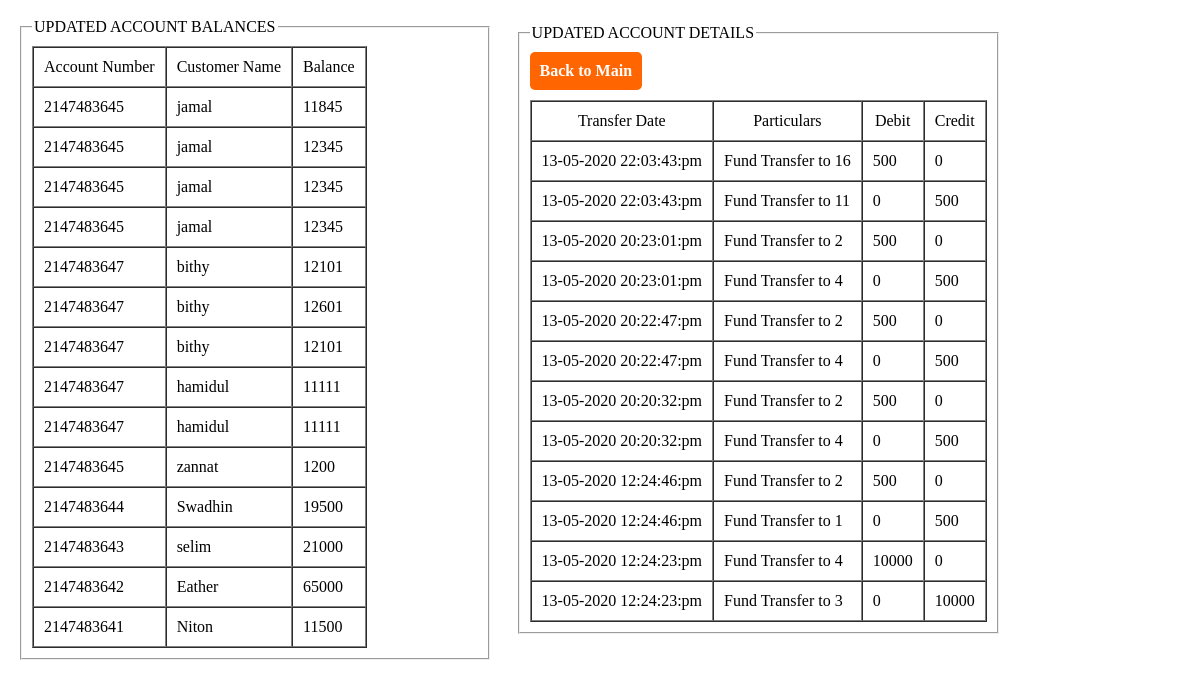
The app's page /fund_transfer.php with its own data.
### tables this page shows
CREATE TABLE `account_info` (
  `id` int(11) NOT NULL,
  `account_number` int(11) NOT NULL,
  `customer_name` varchar(255) NOT NULL,
  `account_type` varchar(255) NOT NULL,
  `current_balance` int(11) NOT NULL
);

CREATE TABLE `account_ledger` (
  `id` int(11) NOT NULL,
  `account_id` int(11) NOT NULL,
  `trnx_date` timestamp NOT NULL DEFAULT current_timestamp(),
  `particulars` varchar(255) NOT NULL,
  `debit` int(11) NOT NULL,
  `credit` int(11) NOT NULL
);

### fund_transfer.php (the view, shortened to what this page needs)
<?php
$mysqli = new mysqli('localhost', 'root', '', 'mpms');
$mysqli->autocommit(false);
$sql = "SELECT * FROM account_info ORDER BY id DESC";
$result = $mysqli->query($sql);
while ($row = $result->fetch_assoc()) {
    $accounts[] = $row;
}
$sql = "SELECT * FROM account_ledger ORDER BY id DESC";
$result = $mysqli->query($sql);
while ($rows = $result->fetch_assoc()) {
    $accountDetails[] = $rows;
}
?>
<!doctype html>
<html lang="en">
<head>
</head>
<body>
<div class="half-width">
    <fieldset>
        <legend>UPDATED ACCOUNT BALANCES</legend>
        <table border="1" cellspacing="0">
            <thead>
            <tr>
                <td class="text-center">Account Number</td>
                <td class="text-center">Customer Name</td>
                <td class="text-center">Balance</td>
            </tr>
            </thead>
            <tbody>
            <?php
            foreach ($accounts as $acc) {
                echo "<tr><td>" . $acc['account_number'] .
                    "</td><td>" . $acc['customer_name'] .
                    "</td><td>" . $acc['current_balance'] .
                    "</td></td>";
            }
            ?>
            </tbody>
        </table>
    </fieldset>
</div>
<div class="half-width">
    <fieldset>
        <a href="index.php" class="btn btn-danger">Back to Main</a>
        <legend>UPDATED ACCOUNT DETAILS</legend>
        <table border="1" cellspacing="0">
            <thead>
            <tr>
                <td class="text-center">Transfer Date</td>
                <td class="text-center">Particulars</td>
                <td class="text-center">Debit</td>
                <td class="text-center">Credit</td>
            </tr>
            </thead>
            <tbody>
            <?php
            foreach ($accountDetails as $details) {
                echo "<tr><td>" . date("d-m-Y H:i:s:a", strtotime($details['trnx_date'])) .
                    "</td><td>" . $details['particulars'] .
                    "</td><td>" . $details['debit'] .
                    "</td><td>" . $details['credit'] .
                    "</td></td>";
            }
            ?>
            </tbody>
        </table>
    </fieldset>
</div>
</body>
</html>

### fund_transfer.php (style rules this page uses)
.half-width { display: inline-table; margin: 10px; min-width: 40%; }
fieldset { padding: 10px; min-height: 150px; }
.text-center { text-align: center; }
.btn { padding: 10px; border-radius: 5px; display: inline-block; }
.btn-danger { background-color: #ff6500; color: #fff; font-weight: bold; float: bottom; }
th, td { padding: 10px; }
a { text-decoration: none; margin-bottom: 10px; }

### records on screen
account_info: account_number "2147483645", customer_name "jamal", current_balance "11845"
account_info: account_number "2147483645", customer_name "jamal", current_balance "12345"
account_info: account_number "2147483645", customer_name "jamal", current_balance "12345"
account_info: account_number "2147483645", customer_name "jamal", current_balance "12345"
account_info: account_number "2147483647", customer_name "bithy", current_balance "12101"
account_info: account_number "2147483647", customer_name "bithy", current_balance "12601"
account_info: account_number "2147483647", customer_name "bithy", current_balance "12101"
account_info: account_number "2147483647", customer_name "hamidul", current_balance "11111"
account_info: account_number "2147483647", customer_name "hamidul", current_balance "11111"
account_info: account_number "2147483645", customer_name "zannat", current_balance "1200"
account_info: account_number "2147483644", customer_name "Swadhin", current_balance "19500"
account_info: account_number "2147483643", customer_name "selim", current_balance "21000"
account_info: account_number "2147483642", customer_name "Eather", current_balance "65000"
account_info: account_number "2147483641", customer_name "Niton", current_balance "11500"
account_ledger: trnx_date "13-05-2020 22:03:43:pm", particulars "Fund Transfer to 16", debit "500", credit "0"
account_ledger: trnx_date "13-05-2020 22:03:43:pm", particulars "Fund Transfer to 11", debit "0", credit "500"
account_ledger: trnx_date "13-05-2020 20:23:01:pm", particulars "Fund Transfer to 2", debit "500", credit "0"
account_ledger: trnx_date "13-05-2020 20:23:01:pm", particulars "Fund Transfer to 4", debit "0", credit "500"
account_ledger: trnx_date "13-05-2020 20:22:47:pm", particulars "Fund Transfer to 2", debit "500", credit "0"
account_ledger: trnx_date "13-05-2020 20:22:47:pm", particulars "Fund Transfer to 4", debit "0", credit "500"
account_ledger: trnx_date "13-05-2020 20:20:32:pm", particulars "Fund Transfer to 2", debit "500", credit "0"
account_ledger: trnx_date "13-05-2020 20:20:32:pm", particulars "Fund Transfer to 4", debit "0", credit "500"
account_ledger: trnx_date "13-05-2020 12:24:46:pm", particulars "Fund Transfer to 2", debit "500", credit "0"
account_ledger: trnx_date "13-05-2020 12:24:46:pm", particulars "Fund Transfer to 1", debit "0", credit "500"
account_ledger: trnx_date "13-05-2020 12:24:23:pm", particulars "Fund Transfer to 4", debit "10000", credit "0"
account_ledger: trnx_date "13-05-2020 12:24:23:pm", particulars "Fund Transfer to 3", debit "0", credit "10000"
